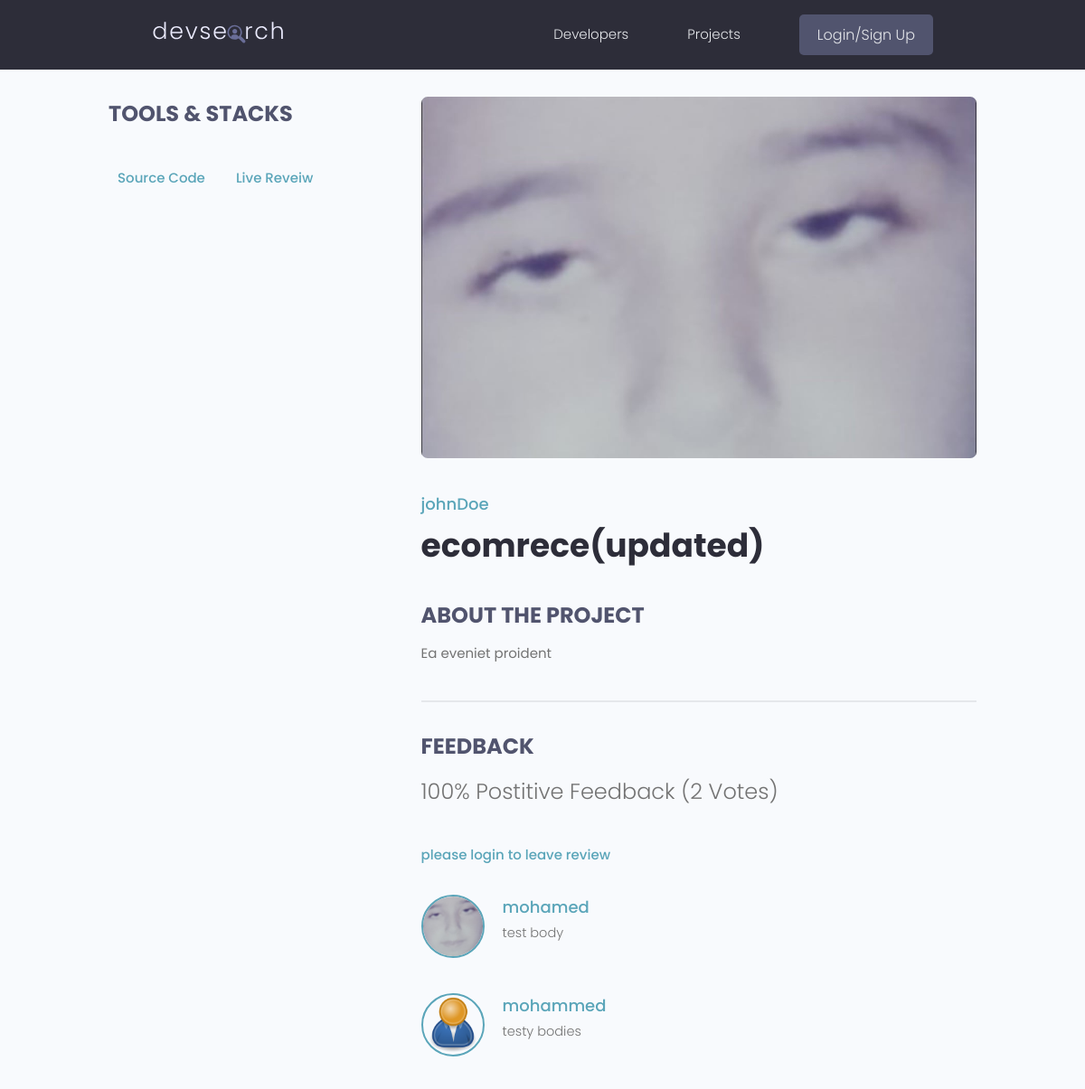
Page /projects/project/5f30a780-be48-4abf-b791-88ed18955b00 on the committed database.
### projects/models.py (models this page shows, shortened)
class Project(models.Model):
    id = models.UUIDField(default=uuid.uuid4, unique=True, primary_key=True, editable=False)
    owner = models.ForeignKey(Profile, null=True, blank=True, on_delete=models.SET_NULL)
    title = models.CharField(max_length=2000)
    description = models.TextField(null=True, blank=True)
    image = models.ImageField(null=True, blank=True, default="default.jpg")
    tags = models.ManyToManyField('Tag', blank=True)
    demo_link = models.URLField(max_length=2000, null=True, blank=True)
    source_link = models.URLField(max_length=2000, null=True, blank=True)
    vote_total = models.IntegerField(default=0, null=True, blank=True)
    vote_ratio = models.IntegerField(default=0, null=True, blank=True)
    created = models.DateTimeField(auto_now_add=True)
    def __init__(self, *args, **kwargs):
        super().__init__(*args, **kwargs)
        fixImage(Project, self, 'image', 'default.jpg')
    @property
    def reviewers(self):
        return self.review_set.all().values_list('owner', flat=True)
    class Meta:
        ordering = ["-vote_ratio", "-vote_total", "title"]

class Review(models.Model):
    VOTE_TYPE = [
        (
            'up',
            'Up Vote'
        ),
        (
            'down',
            'Down Vote'
        ),
    ]
    id = models.UUIDField(default=uuid.uuid4, unique=True, primary_key=True, editable=False)
    owner = models.ForeignKey(Profile, on_delete=models.CASCADE, null=True)
    project = models.ForeignKey(Project, on_delete=models.CASCADE)
    body = models.TextField(null=True, blank=True)
    value = models.CharField(max_length= 200,choices=VOTE_TYPE)
    created = models.DateTimeField(auto_now_add=True)
    class Meta:
        unique_together = ['owner', 'project']

### users/models.py (models this page shows, shortened)
class Profile(models.Model):
    id = models.UUIDField(default=uuid.uuid4, unique=True,
                            primary_key=True, editable=False)
    user = models.OneToOneField(
        User, null=True, blank=True, on_delete=models.CASCADE, related_name='user')
    name = models.CharField(max_length=200, null=True, blank=True)
    user_name = models.CharField(max_length=200, null=True, blank=True)
    email = models.EmailField(null=True, blank=True)
    headline = models.CharField(max_length=800, null=True, blank=True)
    bio = models.TextField(null=True, blank=True)
    location = models.CharField(max_length=200, null=True, blank=True)
    profile_image = models.ImageField(
        null=True, blank=True, upload_to="profiles/", default="profiles/user-default.png")
    social_github = models.URLField(max_length=200, null=True, blank=True)
    social_twitter = models.URLField(max_length=200, null=True, blank=True)
    social_linkedin = models.URLField(max_length=200, null=True, blank=True)
    social_youtube = models.URLField(max_length=200, null=True, blank=True)
    social_website = models.URLField(max_length=200, null=True, blank=True)
    reviews = models.ManyToManyField(User, blank=True, related_name='reviews')
    reviews_counter = models.IntegerField(default=0, null=True, blank=True)
    created = models.DateTimeField(auto_now_add=True)
    is_saved = True
    def __init__(self, *args, **kwargs):
        super().__init__(*args, **kwargs)
        fixImage(Profile, self, 'profile_image', 'profiles/user-default.png')
    def __str__(self):
        return str(self.user.username)
    class Meta:
        ordering = ["-reviews_counter"]

### projects/views.py (the view, shortened to what this page needs)
# urls.py: path('project/<str:pk>', views.project, name="project"),
def project(request, pk):
    project = Project.objects.get(id=pk)
    form = ReviewForm()
    context = {
        "project": project,
        "form": form
    }
    try:
        return render(request, 'projects/single-project.html', context)
    except:
        return redirect('projects')

### utils/fixImage.py (called while the page is built)
def fixImage(parent, self, name, path):
    if not getattr(self, name):
        image = {
            name: path
        }
        parent.objects.filter(id=self.id).update(**image)
        setattr(self, name, {
            'url': f'/media/{path}'
        })

### projects/templates/projects/single-project.html (shortened to what this page needs)
{% extends 'main.html' %}
{% block content %}
<main class="singleProject my-md">
    <div class="container">
        <div class="layout">
            <div class="column column--1of3">
                <h3 class="singleProject__subtitle">Tools & Stacks</h3>
                {% if project.source_link %}
                <a class="singleProject__liveLink" href="{{project.source_link}}" target="_blank">Source
                    Code
                </a>
                {% endif %}
                {% if project.demo_link %}
                <a class="singleProject__liveLink" href="{{project.demo_link}}" target="_blank">Live
                    Reveiw
                </a>
                {% endif %}
            </div>
            <div class="column column--2of3">
                <img class="singleProject__preview" src="{{project.image.url}}" alt="portfolio thumbnail" />
                <a href="{% url 'user-profile' project.owner.id%}" class="singleProject__developer">{{project.owner}}</a>
                <h2 class="singleProject__title">{{project.title}}</h2>
                <h3 class="singleProject__subtitle">About the Project</h3>
                <div class="singleProject__info">
                    {{project.description}}
                </div>
                <div class="comments">
                    <h3 class="singleProject__subtitle">Feedback</h3>
                    <h5 class="project--rating">
                        {{project.vote_ratio}}% Postitive Feedback ({{project.vote_total}} Vote{{project.vote_total|pluralize}})
                    </h5>
                    {% if project.owner == request.user.profile %}
                        <h3>You cant review in your project</h3>
                        {% elif request.user.profile.id in project.reviewers %}
                        <h3>You review before</h3>
                        {% elif not request.user.is_authenticated %}
                        <a href="{% url 'login' %}?next={{request.path}}">please login to leave review</a>
                    {% endif %}
                    <div class="commentList">
                        {% for review in project.review_set.all %}
                            {% if review.body %}
                                <div class="comment">
                                    <a href="{% url 'user-profile' review.owner.id %}">
                                        <img class="avatar avatar--md"
                                            src="{{review.owner.profile_image.url}}"
                                            alt="user" />
                                    </a>
                                    <div class="comment__details">
                                        <a href="{% url 'user-profile' review.owner.id %}" class="comment__author">{{review.owner.name}}</a>
                                        <p class="comment__info">
                                            {{review.body|linebreaksbr}}
                                        </p>
                                    </div>
                                </div>
                            {% endif %}
                        {% endfor %}
                    </div>
                </div>
            </div>
        </div>
    </div>
</main>
{% endblock content %}

### static/styles/app.css (style rules this page uses)
:root { --color-sub: #2d2d39; }
img { width: 100%; }
.singleProject .column--1of3 { order: 2; }
@media screen and (min-width: 1081px) { .singleProject .column--1of3 { order: 1; } }
@media screen and (min-width: 1081px) { .singleProject .column--2of3 { order: 2; } }
.singleProject__liveLink { font-weight: 500; transition: all 0.3s ease-in-out; border-bottom: 2px solid transparent; }
.singleProject__liveLink:first-of-type { margin-right: 20px; }
.singleProject__preview { height: 50vh; object-fit: cover; object-position: top center; margin-bottom: 3rem; border-radius: 0.7rem; }
.singleProject__developer { font-size: 1.8rem; font-weight: 500; }
.singleProject__title { font-size: 3.6rem; font-weight: 700; color: var(--color-sub); margin-bottom: 3rem; }
.project--rating { margin-bottom: 1.6em; margin-top: .5em; }
.singleProject__subtitle { text-transform: uppercase; font-size: 2.4rem; font-weight: 700; color: var(--color-sub-light); margin-bottom: 1rem; }
.comments { margin-top: 4rem; padding-top: 3rem; border-top: 2px solid var(--color-light); }
.commentList { margin: 3rem 0; }
.comment { display: flex; gap: 2rem; }
.comment:not(:last-child) { margin-bottom: 3rem; }
.comment__author { font-size: 1.8rem; }
.comment__info { font-size: 1.45rem; }

### static/uikit/styles/modules/_variables.css (style rules this page uses)
:root { --color-main: #5aa5b9; --color-main-light: #e6faff; --color-sub: #3f4156; --color-sub-light: #51546e; --color-sub-lighter: #ededfd; --color-text: #737373; --color-gray: #8b8b8b; --color-light: #e5e7eb; --color-light-gray: #767676; --color-bg: #f8fafd; --color-white: #fffefd; --color-white-light: #f3f3f3; --color-success: #359e64; --color-success-bg: #def8e8; --color-error: #fc4b0b; --color-error-bg: #fff2ee; --font-base: 'Poppins', arial, helvetica, 'Segoe UI', roboto, ubuntu, sans-serif; --font-monospace: 'Fira Code', 'Courier New', courier, monospace; --font-regular: 300; --font-medium: 500; --font-bold: 700; --generic-shadow: 1px 1px 5px #00000010; --generic-transition: all 0.3s ease-in-out; }

### static/uikit/styles/modules/_base.css (style rules this page uses)
* { margin: 0; padding: 0; box-sizing: border-box; text-rendering: optimizeLegibility; color: inherit; font-size: inherit; }
html { font-size: 50%; }
@media only screen and (min-width: 480px) { html { font-size: 56.25%; } }
@media only screen and (min-width: 1200px) { html { font-size: 62.5%; } }
body { line-height: 1.6; font-weight: 400; font-size: 1.5rem; color: var(--color-text); background-color: var(--color-bg); min-height: 100vh; }

### static/uikit/styles/modules/_typography.css (style rules this page uses)
* { font-family: var(--font-base); }
h2 { font-size: 3.6rem; font-weight: var(--font-bold); }
h3 { font-size: 3.2rem; font-weight: var(--font-medium); }
h5 { font-size: 2.4rem; font-weight: var(--font-medium); }
h5, h6 { font-weight: var(--font-regular); }
p, span, strong { font-size: 1.6rem; color: var(--color-text); font-weight: var(--font-regular); }
a { padding-bottom: 2px; text-decoration: none; display: inline-block; color: var(--color-main); font-weight: var(--font-medium); }

### static/uikit/styles/modules/_utilities.css (style rules this page uses)
.container { width: 92%; max-width: 165rem; margin: 0 auto; box-sizing: border-box; }
@media screen and (min-width: 1000px) { .container { width: 90%; } }
@media screen and (min-width: 1200px) { .container { width: 80%; } }
.my-md { margin: 3rem auto; }

### static/uikit/styles/modules/_avatar.css (style rules this page uses)
.avatar { border-radius: 50%; border: 2px solid var(--color-main); object-fit: cover; }
.avatar--md { height: 7rem; width: 7rem; }

### static/uikit/styles/modules/_layout.css (style rules this page uses)
.layout { display: flex; flex-flow: row wrap; justify-content: space-between; }
.layout > .column { margin-bottom: 3rem; }
.layout > .column.column--1of3 { flex-basis: 30%; }
.layout > .column.column--2of3 { flex-basis: 64%; }

### rows in the picture
Project: image (picture), owner "johnDoe", title "ecomrece(updated)", description "Ea eveniet proident", vote_ratio "100", vote_total "2"
Review: owner.profile_image (picture), owner.name "mohamed", body "test body"
Review: owner.profile_image (placeholder picture), owner.name "mohammed", body "testy bodies"
